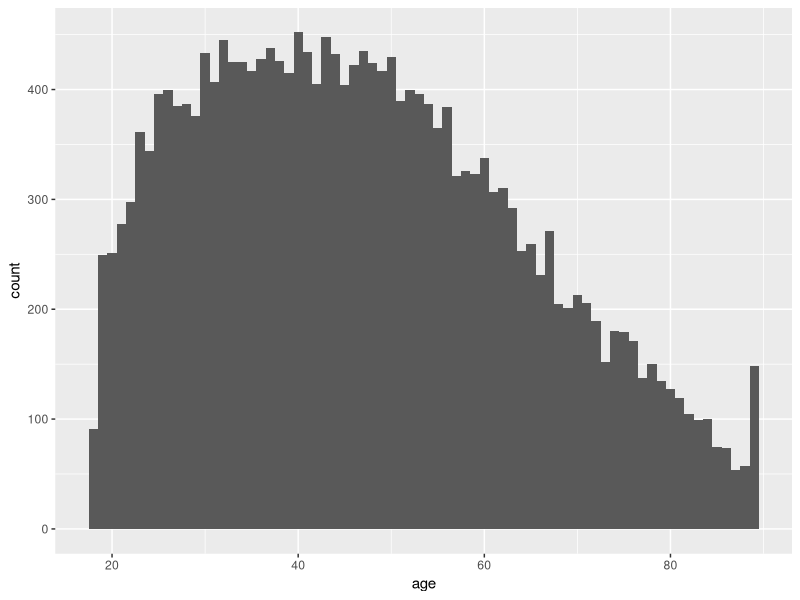
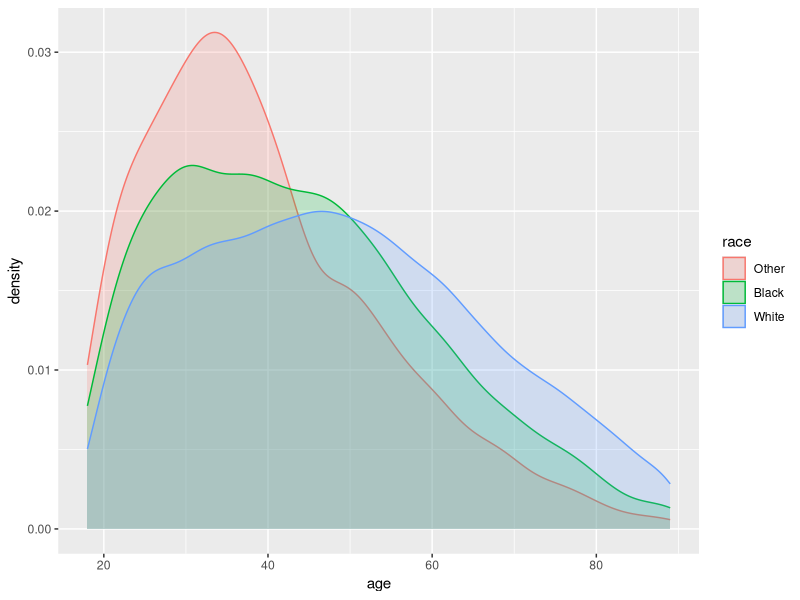
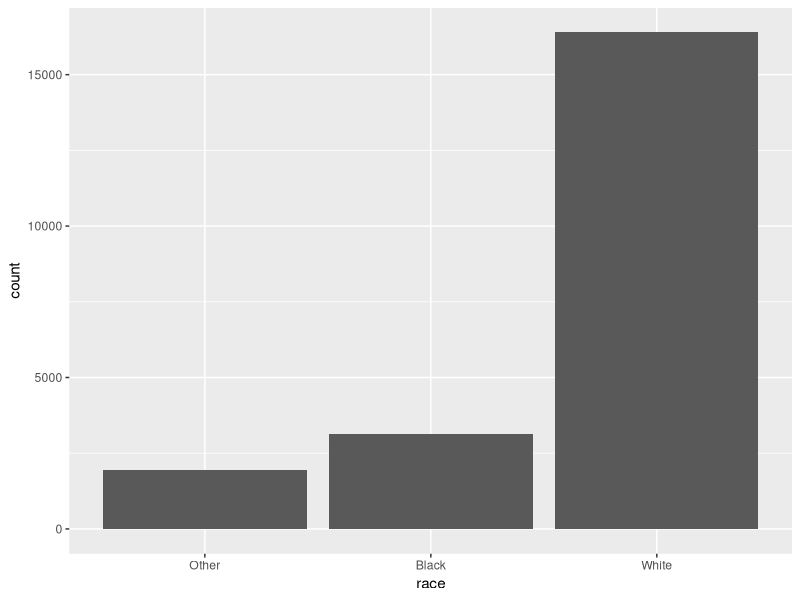
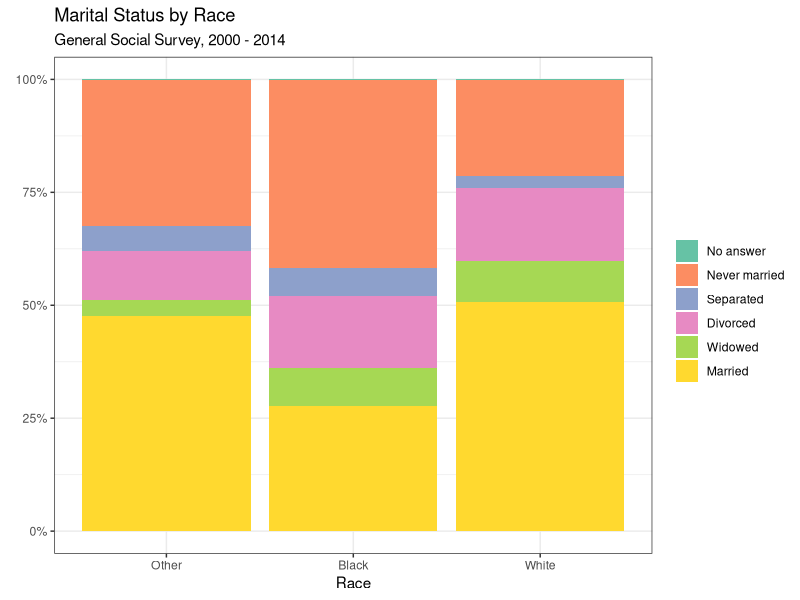

The R script that drew these images, in order:
## ---- chunk 1
knitr::opts_chunk$set(collapse = TRUE, comment = "#>")
knitr::knit_hooks$set(inline = function(x) {prettyNum(x, big.mark = ",")})
## ---- chunk 2
library(forcats)
data(gss_cat)
View(gss_cat)
## ---- chunk 3
library(tidyverse)
gss_black <- filter(gss_cat, race == "Black")
gss_black
## ---- chunk 4
gss_black_recent <- filter(gss_black, year > 2008)
gss_black_recent
## ---- chunk 5
trump_voters <- filter(gss_cat, race == "White" & age > 50 & relig == "Protestant")
trump_voters
## ---- chunk 6
gss_small <- select(gss_cat, year, age, race, tvhours)
gss_small
## ---- chunk 7
gss_rename <- select(gss_cat, year, age, race, weekly_tv = tvhours)
gss_rename
## ---- chunk 8
summarize(gss_cat,
          n = n(),
          age_mean = mean(age, na.rm = TRUE),
          age_med = median(age, na.rm = TRUE),
          tv_mean = mean(tvhours, na.rm = TRUE)
          )
## ---- chunk 9
group_by(gss_cat, race) %>%
  summarize(
    n = n(),
    age_mean = mean(age, na.rm = TRUE),
    age_med = median(age, na.rm = TRUE),
    tv_mean = mean(tvhours, na.rm = TRUE)
  )
## ---- chunk 10
ggplot(gss_cat) +
  geom_histogram(aes(age), binwidth = 1)
## ---- chunk 11
ggplot(gss_cat) +
  geom_density(aes(age, fill = race, color = race), alpha = 0.2)
## ---- chunk 12
ggplot(gss_cat) +
  geom_bar(aes(race))
## ---- chunk 13
ggplot(gss_cat) +
  geom_bar(aes(race, fill = marital), position = "fill") +
  scale_fill_brewer(palette = "Set2", name = element_blank()) +
  scale_y_continuous(labels = scales::percent) +
  labs(
    x = "Race",
    y = element_blank(),
    title = "Marital Status by Race",
    subtitle = "General Social Survey, 2000 - 2014") +
  theme_bw()
